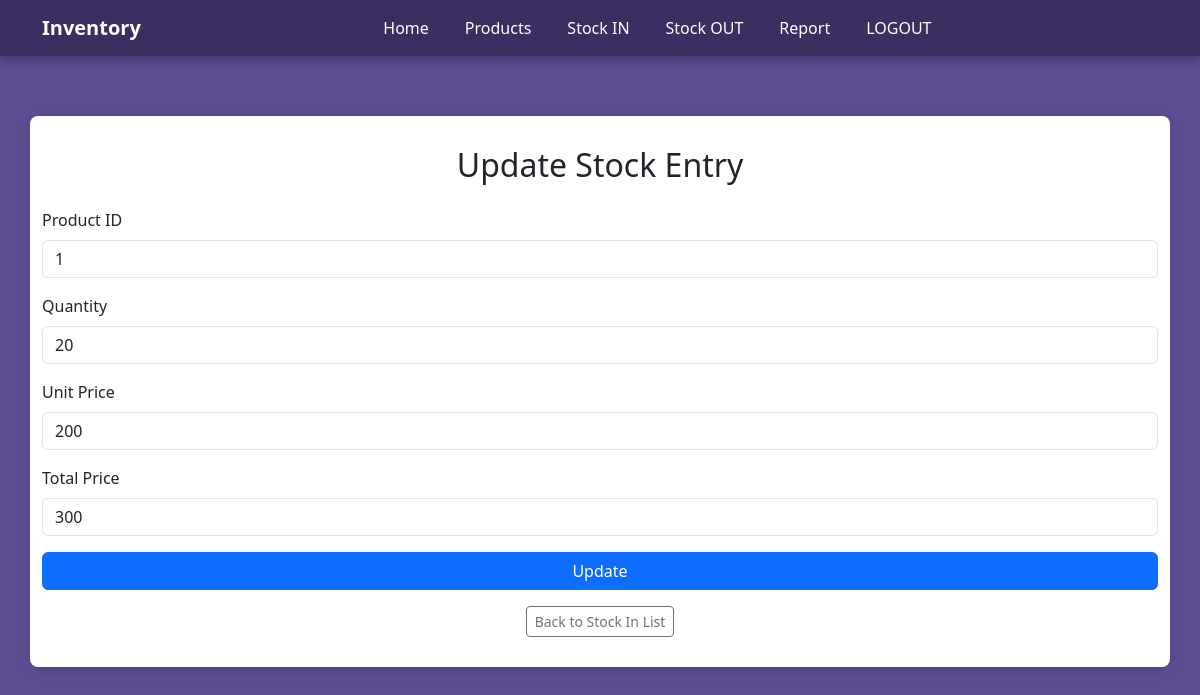
/stockin_update.php?id=1, run on the app's committed database.
### tables this page shows
CREATE TABLE `stock_in` (
  `Product_Id` int(11) NOT NULL,
  `Date` date NOT NULL DEFAULT current_timestamp(),
  `Quantity` int(11) NOT NULL,
  `Unit_Price` int(11) NOT NULL,
  `Total_Price` int(11) NOT NULL
);

### stockin_update.php (the view, shortened to what this page needs)
<?php
include("connect.php");
$id = $_GET['id'] ?? null;
$quantity = $unit = $total = "";
if ($id) {
    $sql = "SELECT `Product_Id`, `Quantity`, `Unit_Price`, `Total_Price` FROM `stock_in` WHERE Product_Id='$id'";
    $query = mysqli_query($conn, $sql);
    if ($query && $row = mysqli_fetch_assoc($query)) {
        $id = $row['Product_Id'];
        $quantity = $row['Quantity'];
        $unit = $row['Unit_Price'];
        $total = $row['Total_Price'];
    }
}
?>
<!DOCTYPE html>
<html lang="en">
<head>
    <link href="https://cdn.jsdelivr.net/npm/bootstrap@5.3.0/dist/css/bootstrap.min.css" rel="stylesheet">
  <link href="https://cdn.jsdelivr.net/npm/bootstrap@5.3.3/dist/css/bootstrap.min.css" rel="stylesheet">
</head>
<body>
<nav class="navbar navbar-expand-lg navbar-custom">
  <div class="container">
    <a class="navbar-brand text-white fw-bold" href="#">Inventory</a>
    <div class="collapse navbar-collapse justify-content-center" id="navMenu">
      <ul class="navbar-nav">
        <li class="nav-item"><a class="nav-link" href="#">Home</a></li>
        <li class="nav-item"><a class="nav-link" href="product.php">Products</a></li>
        <li class="nav-item"><a class="nav-link" href="stock_in.php">Stock IN</a></li>
        <li class="nav-item"><a class="nav-link" href="stockout.php">Stock OUT</a></li>
        <li class="nav-item"><a class="nav-link" href="report.php">Report</a></li>
        <li class="nav-item"><a class="nav-link" href="logout.php">LOGOUT</a></li>
      </ul>
    </div>
  </div>
</nav>
<div class="container form-container">
    <h2 class="text-center mb-4">Update Stock Entry</h2>
    <form method="POST">
        <div class="mb-3">
            <label for="id" class="form-label">Product ID</label>
            <input type="number" class="form-control" name="id" value="<?= htmlspecialchars($id) ?>" readonly>
        </div>
        <div class="mb-3">
            <label for="quantity" class="form-label">Quantity</label>
            <input type="number" class="form-control" name="quantity" oninput="calculateTotal()" value="<?= htmlspecialchars($quantity) ?>" required>
        </div>
        <div class="mb-3">
            <label for="unit" class="form-label">Unit Price</label>
            <input type="number" class="form-control" name="unit" oninput="calculateTotal()" value="<?= htmlspecialchars($unit) ?>" required>
        </div>
        <div class="mb-3">
            <label for="total" class="form-label">Total Price</label>
            <input type="number" class="form-control" name="total" value="<?= htmlspecialchars($total) ?>" readonly>
        </div>
        <button type="submit" class="btn btn-primary">Update</button>
        <div class="text-center mt-3">
            <a href="stockin_select.php" class="btn btn-outline-secondary btn-sm">Back to Stock In List</a>
        </div>
    </form>
</div>
</body>
</html>

### stockin_update.php (style rules this page uses)
body { background-color: #f0f2f5; }
.form-container { max-width: 500px; margin: 60px auto; background-color: white; padding: 30px; border-radius: 8px; box-shadow: 0 4px 12px rgba(0,0,0,0.1); }
h2 { color: #1877f2; }
.btn-primary { width: 100%; }
label { font-weight: 500; }
body { background-color: #5c4d91; font-family: 'Segoe UI', Tahoma, Geneva, Verdana, sans-serif; }
.navbar-custom { background-color: #3c2e61; box-shadow: 0 4px 10px rgba(0, 0, 0, 0.3); }
.navbar-nav .nav-link { color: #fff !important; font-weight: 500; margin: 0 10px; position: relative; transition: all 0.3s ease-in-out; }
.navbar-nav .nav-link::after { content: ''; position: absolute; bottom: 0; left: 0; width: 0%; height: 3px; background-color: #ffc107; transition: width 0.4s ease-in-out; }

### data on the page
stock_in: id "1", quantity "20", unit "200", total "300"
